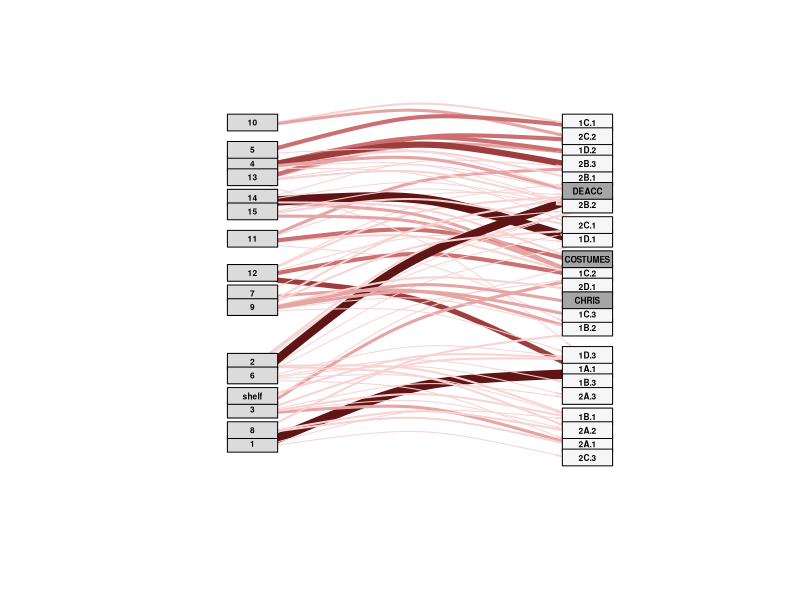

Here is the R script that generated this plot:

# Load libraries ----------------------------------------------------------

library(igraph)
library(tidyverse)


# Load in data ------------------------------------------------------------

data <- read.csv("BCCA_objectmoves - ALL.csv")

# Separate nodes and edges ------------------------------------------------

nodes_list <- c(1:15, "shelf", "1A.1", "1B.1", "1B.2", "1B.3", "1C.1", "1C.2", "1C.3", 
                "1D.1", "1D.2", "1D.3", "2A.1", "2A.2", "2A.3", "2B.1", "2B.2", "2B.3",
                "2C.1", "2C.2", "2C.3", "2D.1", "DEACC", "COSTUMES", "CHRIS") 

nodes <- data.frame(nodes_list)
colnames(nodes) <- c("id")

for(i in 1:nrow(nodes)){
  if(nodes$id[i] %in% 1:15 | nodes$id[i] == "shelf"){
    nodes$type[i] <- "TRUE"
  } else {
    nodes$type[i] <- "FALSE"
  }
}

edges <- data %>% 
  select(box_original, box_new)
colnames(edges) <- c("from", "to")

edges_vector <- c()

for(i in 1:nrow(edges)){
  new_piece <- c(edges$from[i], edges$to[i])
  edges_vector <- c(edges_vector, new_piece)
}

# Make igraph object ------------------------------------------------------

types <- nodes$type
names(types) <- nodes$id

net <- graph_from_data_frame(d = edges, vertices = nodes, directed = T)
is_bipartite(net)

L0 <- layout_as_bipartite(net)

# net %>% 
#   plot(layout=L0[,2:1],
#        vertex.shape = "rectangle",
#        vertex.size = 20,
#        vertex.size2 = 10,
#        vertex.label.cex = 0.5,
#        edge.arrow.size = 0.5,
#        edge.arrow.width = 0.2)


# Make second network that weights arrows ---------------------------------

edges_test <- edges

for(i in 1:nrow(edges_test)) {
  edges_test$path[i] <- paste(edges$from[i], edges$to[i], sep = ",")
}

# Add color values for nodes
for(i in 1:nrow(nodes)){
  if(nodes$id[i] == "DEACC" | nodes$id[i] == "CHRIS" | nodes$id[i] == "COSTUMES") {
    nodes$color[i] <- "#A5A5A5"
  } else if (nodes$id[i] %in% c(1:15, "shelf") ){
    nodes$color[i] <- "#DBDBDB"
  } else {
    nodes$color[i] <- "#F6F6F6"
  }
}


edges_weights <- edges_test %>% 
  count(path) %>% 
  separate(path, c("from", "to"), sep = ",") %>% 
  mutate(weight = n) %>% 
  select(-n)

for(i in 1:nrow(edges_weights)){
  if(edges_weights$weight[i] <= 2){
    edges_weights$color[i] <- "#F7D3D3"
  } else if(edges_weights$weight[i] <= 3){
    edges_weights$color[i] <- "#E6A4A4"
  } else if(edges_weights$weight[i] <= 4){
    edges_weights$color[i] <- "#CB6F70"
  } else if(edges_weights$weight[i] <= 6){
    edges_weights$color[i] <- "#9D3D3D"
  } else {
    edges_weights$color[i] <- "#5F1415"
  }
}

weighted <- graph_from_data_frame(d = edges_weights, vertices = nodes, directed = T)
L1 <- layout_as_bipartite(weighted)

E(weighted)$width <- E(weighted)$weight

weighted_neworder <- permute(weighted, c(10, 5, 4, 13,14, 15, 11, 12, 7, 9, 2, 6, 16, 3, 8, 1, 21, 34, 
                                         25, 32, 30, 37, 31, 33, 24, 38, 22, 36, 39, 23, 19, 26, 17, 
                                         20, 29, 18, 28, 27, 35))

weighted %>% 
  plot(layout=L1[,2:1],
       vertex.shape = "rectangle",
       vertex.size = 30,
       vertex.size2 = 10,
       vertex.label.color = "#000000",
       vertex.color = nodes$color,
       vertex.label.cex = 0.5,
       vertex.label.family = "Helvetica",
       vertex.label.font = 2,
       edge.arrow.size = 0.3,
       edge.arrow.width = 0.3,
       edge.color = edges_weights$color,
       edge.curved = 0.2)


